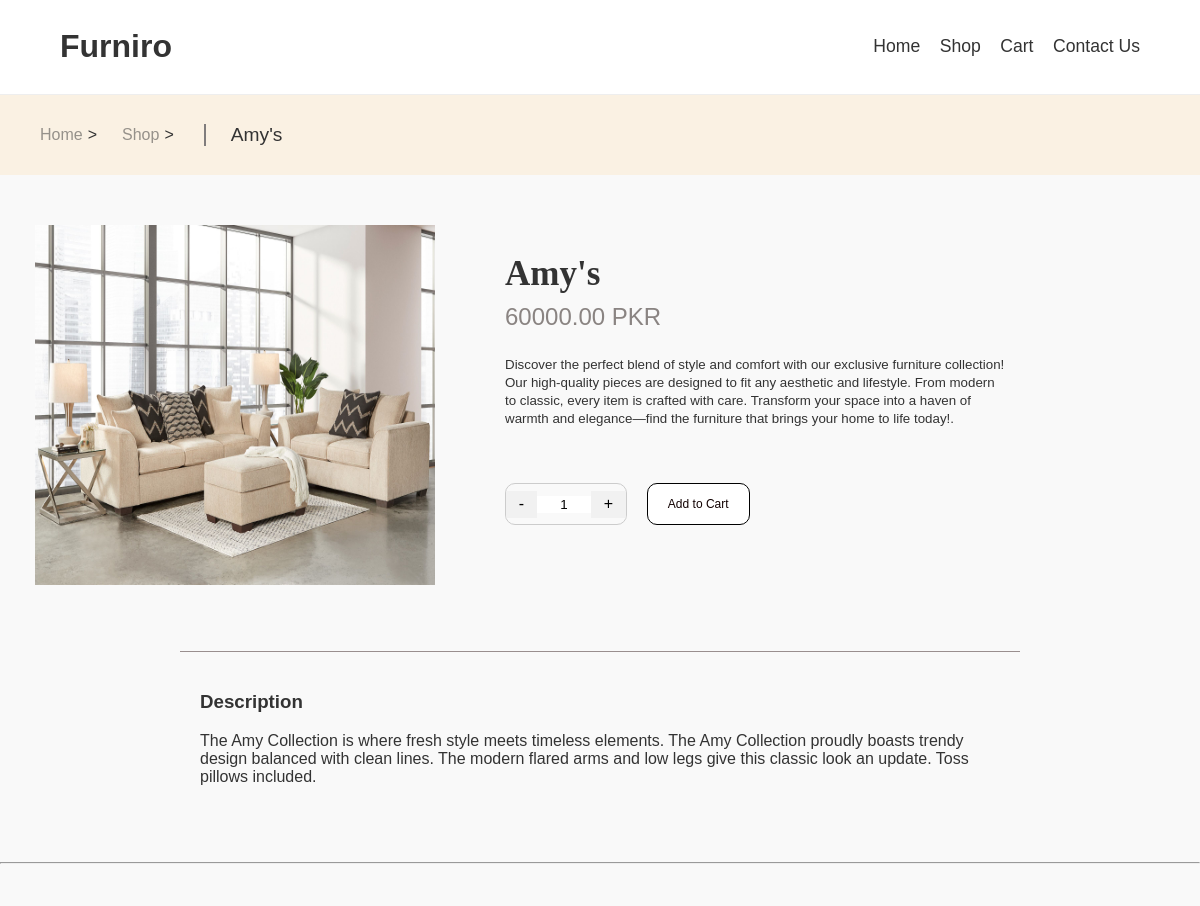
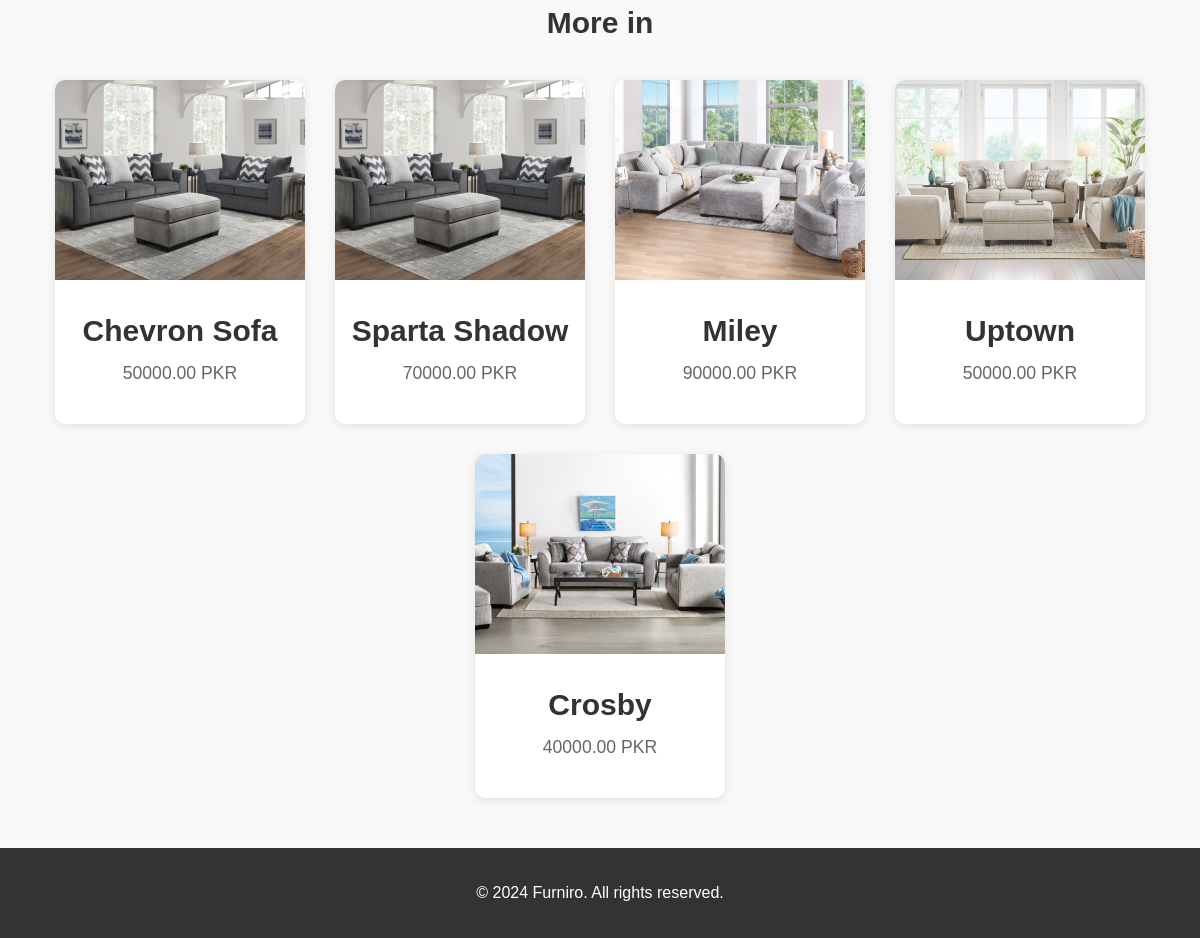
The page /product_detail/10/ on the database its author committed (2 pictures, top to bottom).
### Products/models.py (models this page shows, shortened)
class Product(models.Model):
    name = models.CharField(max_length=100)
    Category = models.ForeignKey(Category, on_delete=models.CASCADE)
    price = models.DecimalField(max_digits=10, decimal_places=2)
    description = models.TextField(max_length=450)
    stock = models.PositiveIntegerField(default=0)
    image = models.ImageField(upload_to='products', null=True, blank=True)

### Products/views.py (the view)
# urls.py: path('product_detail/<int:product_id>/', views.product_detail, name='product_detail'),
def product_detail(request, product_id):
    product = get_object_or_404(Product, id=product_id)
    related_products = Product.objects.filter(Category=product.Category).exclude(id=product_id)
    return render(request, 'Products/product_detail.html', {
        'product': product,
        'related_products': related_products,
    })

### Products/templates/Products/product_detail.html (shortened to what this page needs)
{%load static%}
<!DOCTYPE html>
<html lang="en">
<head>
    <link rel="stylesheet" href="{% static 'products/product-detail.css' %}">
</head>
<body>
    <header class="header">
        <div class="container header-content">
            <h1 class="store-name">Furniro</h1>
            <nav class="nav-links">
                <a href="{% url 'home' %}">Home</a>
                <a href="{% url 'all_products'%}">Shop</a>
                <a href="{% url 'cart_detail'%}">Cart</a>
                <a href="{% url 'contact' %}">Contact Us</a>
            </nav>
        </div>
    </header>
    <header class="banner">
        <a href="{% url 'home' %}" class="breadcrumb-link">Home</a>
        <span class="breadcrumb-separator"> &gt; </span>
        <a href="{% url 'all_products' %}" class="breadcrumb-line">Shop</a>
        <span class="breadcrumb-separator"> &gt;</span>
        <p class="title">{{ product.name }}</p>
    </header>
    <section class="product-container">
        <div class="product-image">
            <img src="{{ product.image.url }}" alt="{{ product.name }}">
        </div>
        <div class="product-details">
            <h1>{{ product.name }}</h1>
            <p class="price"> {{ product.price }} PKR</p>
            <p><small>
                Discover the perfect blend of style and comfort with our exclusive furniture collection!
                Our high-quality pieces are designed to fit any aesthetic and lifestyle.
                From modern to classic, every item is crafted with care.
                Transform your space into a haven of warmth and elegance—find the furniture that brings your
                home to life today!.</small>
            </p>
            <form action="{% url 'add_to_cart' product.id %}" method="get">
            <div class="quantity-add-to-cart">
                <div class="quantity-section">
                    <button type="button" class="quantity-btn minus" onclick="decreaseQuantity()">-</button>
                    <input name="quantity" min="1" value="1" class="quantity-input" />
                    <button type="button" class="quantity-btn plus" onclick="increaseQuantity()">+</button>
                </div>
                <a href="{% url 'add_to_cart' product.id %}"><button class="add-to-cart">Add to Cart</button></a>
            </div>
        </form>
        </div>
    </section>
    <br><br>
    <section class="description">
        <h3>Description</h3>
        <p>{{ product.description }}</p>
    </section><hr>
    <section class="related-products">
        <h3>More in {{ product.category.name }}</h3>
        <div class="related-products-grid">
            {% for related in related_products %}
                <div class="related-product">
                    <a href="{% url 'product_detail' related.id %}">
                    <img src="{{ related.image.url }}" alt="{{ related.name }}">
                    <h3>{{ related.name }}</h3>
                    </a>
                    <p>{{ related.price }} PKR</p>
                </div>
            {% endfor %}
        </div>
    </section>
    <footer class="footer">
        <p>&copy; 2024 Furniro. All rights reserved.</p>
    </footer>
</body>
</html>

### Products/static/Products/product-detail.css (style rules this page uses)
body { font-family: 'Arial', sans-serif; margin: 0; padding: 0; background-color: #f9f9f9; color: #333; }
.container { width: 90%; margin: 0 auto; }
.header { background-color: white; padding: 7px 0; border-bottom: 1px solid #eee; }
.header-content { display: flex; justify-content: space-between; align-items: center; }
.store-name { font-size: 2em; color: #333; }
.nav-links a { color: #333; text-decoration: none; margin-left: 15px; font-size: 1.1em; }
.banner { padding: 10px 0; display: flex; align-items: center; background-color: #faf1e3; }
.breadcrumb-link { text-decoration: none; font-weight: normal; color:#333; margin-left: 40px; opacity: 0.5; }
.breadcrumb-line { text-decoration: none; font-weight: normal; margin-left: 20px; color:#333; opacity: 0.5; }
.breadcrumb-separator { margin: 5px; }
.title { font-weight: normal; padding-left: 25px; font-size: 1.2rem; margin-left: 25px; border-left: 2px solid rgb(128, 125, 125); }
.product-container { display: flex; max-width: 1200px; margin: 30px auto; padding: 20px; }
.product-image img { margin-left: 15px; width: 100%; max-width: 400px; height: 120%; }
.product-details { margin-left: 70px; max-width: 500px; }
.product-details h1 { font-family:Cambria, Cochin, Georgia, Times, 'Times New Roman', serif; font-size: 35px; color: #333; }
.price { font-size: 24px; color: #8a8482; margin-top: -20px; }
.quantity-section { margin-top: 40px; display: flex; align-items: center; max-width: 120px; border: 1px solid #ccc; border-radius: 10px; overflow: hidden; height: 40px; }
.quantity-btn { background-color: #f1f1f1; border: none; padding: 0.3em 0.8em; cursor: pointer; font-size: 1em; }
.quantity-input { width: 50px; text-align: center; border: none; outline: none; }
.quantity-add-to-cart { display: flex; align-items: center; }
.add-to-cart { margin-top: 40px; margin-left: 20px; display: inline-block; background-color: #ffffff; color: rgb(18, 2, 2); padding: 13px 20px; border-radius: 10px; border: 1px solid black; cursor: pointer; font-size: 12px; }
.description { max-width: 800px; margin: 40px auto; padding: 20px; border-top: 1px solid #9a8f8f; }
.related-products { max-width: 1800px; margin-top: -10px; padding: 20px; }
.related-products h3 { font-size: 30px; color: #333; margin-bottom: 40px; text-align: center; }
.related-products-grid { display: flex; flex-wrap: wrap; justify-content:center; gap: 30px; }
.related-product { background-color: white; border-radius: 10px; overflow: hidden; box-shadow: 0 2px 10px rgba(0,0,0,0.1); width: 250px; text-align: center; }
.related-product a { text-decoration: none; }
.related-product img { width: 100%; height: 200px; object-fit: cover; }
.related-product p { font-size: 1.1rem; margin-top: -25px; color: #666; margin-bottom: 40px; }
.footer { margin-top: 30px; background-color: #333; color: white; text-align: center; padding: 20px 0; }

### rows shown on the page
Product: name "Amy's", image (picture), price "60000.00", description "The Amy Collection is where fresh style meets timeless elements. The Amy Collection proudly boasts trendy design balanced with clean lines. The modern flared arms and low legs give this classic look an update. Toss pillows included."
Product: image (picture), name "Chevron Sofa", price "50000.00"
Product: image (picture), name "Sparta Shadow", price "70000.00"
Product: image (picture), name "Miley", price "90000.00"
Product: image (picture), name "Uptown", price "50000.00"
Product: image (picture), name "Crosby", price "40000.00"
